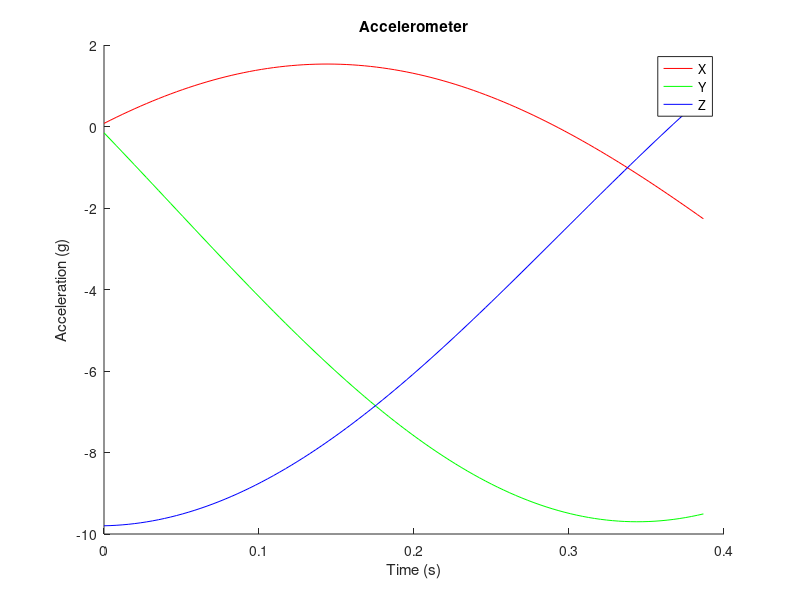

MATLAB code for this plot: (Note: this script raises an error after producing the figure.)
% Edit from Seb Madgwick and Raimondas Pomarnacki
%% Start of script

addpath('quaternion_library');      % include quaternion library
close all;                          % close all figures
clear all;                          % clear all variables
clc;                                % clear the command terminal

%% Import and plot sensor data

load('HW_5_data.mat');

figure('Name', 'Sensor Data');
axis(1) = subplot(1,1,1);
hold on;
plot(time, Accelerometer(:,1), 'r');
plot(time, Accelerometer(:,2), 'g');
plot(time, Accelerometer(:,3), 'b');
legend('X', 'Y', 'Z');
xlabel('Time (s)');
ylabel('Acceleration (g)');
title('Accelerometer');
hold off;
linkaxes(axis, 'x');

%% Process sensor data through Madgwic algorithm

AHRS = MadgwickAHRS('SamplePeriod', 1/300, 'Beta', 0.033);
quaternion = zeros(length(time), 4);
for t = 1:length(time)
    AHRS.UpdateIMU(Accelerometer(t,:));	% gyroscope units must be radians
    % AHRS.UpdateIMU(Gyroscope(t,:) * (pi/180), Accelerometer(t,:));	
    quaternion(t, :) = AHRS.Quaternion;
end

%% Plot algorithm output as Euler angles

euler = quatern2euler(quaternConj(quaternion)) * (180/pi);	% use conjugate for sensor frame relative to Earth and convert to degrees.
E = [0,0,0,-9.8];
q_inv=quatinv(quaternion);
q_plot=quatmultiply(q_inv, E);
q_plot=quatmultiply(q_plot,quaternion );
figure('Name', 'AUV Euler angle');
hold on;
plot(time, euler(:,1), 'r');
plot(time, euler(:,2), 'g');
plot(time, euler(:,3), 'b');
title('AUV Euler angles');
xlabel('Time (s)');
ylabel('Angle (deg)');
legend('\phi', '\theta', '\psi');
hold off;

figure('Name', 'AUV trajctory');
hold on;
plot3(q_plot(:,1),q_plot(:,2),q_plot(:,3));